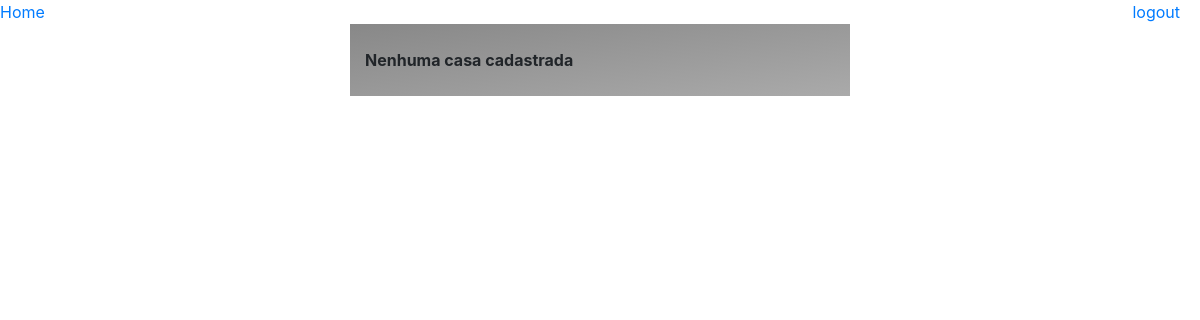
The app's page /listar/, older data.
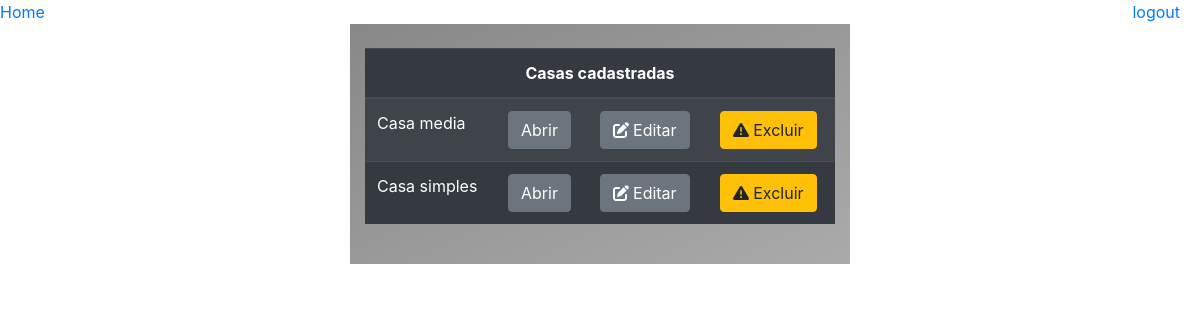
The same page, newer data.
### core/models.py (models this page shows)
class Casa(models.Model):
    nome = models.CharField(max_length=30)
    class Meta:
        db_table = 'casa'

### core/pages/casa/views.py (the view)
# urls.py: path('listar/', Cadastro.ListarCasas),
def ListarCasas(request):
    casas = Casa.objects.all().order_by('nome')
    dados = {
        'titulo':'Lista de casas',
        'casas':casas
        }
    return render(request, 'casas/listar.html', dados)

### templates/casas/listar.html
{% extends "model-page.html" %}
{% block content %}
{% if casas %}
<div class="col col-6 col-sm-6 col-md-4 col-lg-5 col-xs-4 container box-gray">
    <br>
    <table class="table table-striped table-dark">
        <thead>
            <tr align="center">
                <th colspan="4">Casas cadastradas</th>
            </tr>
            </thead>
        {% for item in casas %}
            <tr>
                <td>
                    {{item.nome}}
                </td>
                <td>
                    <a class="btn btn-secondary" href="/visualizar/casa/?id={{item.id}}">
                        Abrir
                    </a>
                </td>
                <td>
                    <a class="btn btn-secondary" href="/cadastrar/?id={{item.id}}">
                        <i class="fas fa-edit"></i>
                        Editar
                    </a>
                </td>
                <td>
                    <a class="btn btn-warning" href="excluir/casa/{{item.id}}/">
                        <i class="fas fa-exclamation-triangle"></i> Excluir
                    </a>
                </td>
            </tr>
        {% endfor %}
    </table>
    <br>
</div>
{% else %}
<div class="col col-6 col-sm-6 col-md-4 col-lg-5 col-xs-4 container box-gray">
    <br>
    <strong>Nenhuma casa cadastrada</strong>
    <br><br>
</div>
{% endif %}
{% endblock %}

Row changes from the older to the newer data that the page shows:
added Casa: nome "Casa media"
added Casa: nome "Casa simples"
Text that changed along with them:
text no longer shown: "Nenhuma casa cadastrada"
text now shown: "Casas cadastradas"
